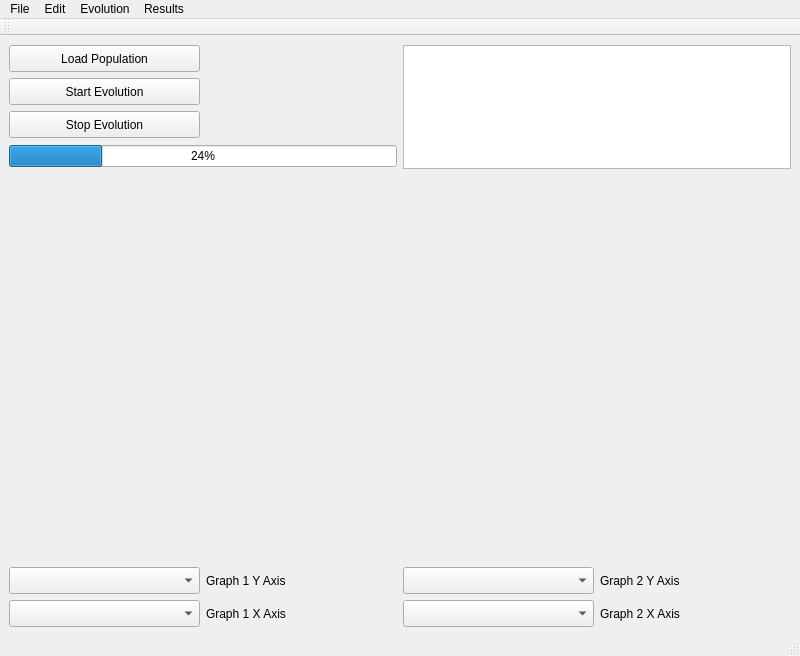
<?xml version="1.0" encoding="UTF-8"?>
<ui version="4.0">
 <class>MainWindow</class>
 <widget class="QMainWindow" name="MainWindow">
  <property name="geometry">
   <rect>
    <x>0</x>
    <y>0</y>
    <width>800</width>
    <height>656</height>
   </rect>
  </property>
  <property name="sizePolicy">
   <sizepolicy hsizetype="Expanding" vsizetype="Expanding">
    <horstretch>0</horstretch>
    <verstretch>0</verstretch>
   </sizepolicy>
  </property>
  <property name="minimumSize">
   <size>
    <width>800</width>
    <height>600</height>
   </size>
  </property>
  <property name="windowTitle">
   <string>ugp3-gui</string>
  </property>
  <widget class="QWidget" name="centralwidget">
   <property name="sizePolicy">
    <sizepolicy hsizetype="Expanding" vsizetype="Expanding">
     <horstretch>1</horstretch>
     <verstretch>1</verstretch>
    </sizepolicy>
   </property>
   <property name="minimumSize">
    <size>
     <width>800</width>
     <height>600</height>
    </size>
   </property>
   <layout class="QGridLayout" name="gridLayout">
    <item row="1" column="0">
     <widget class="QPushButton" name="pushButton_StartEvolution">
      <property name="sizePolicy">
       <sizepolicy hsizetype="Preferred" vsizetype="Fixed">
        <horstretch>0</horstretch>
        <verstretch>0</verstretch>
       </sizepolicy>
      </property>
      <property name="maximumSize">
       <size>
        <width>191</width>
        <height>27</height>
       </size>
      </property>
      <property name="text">
       <string>Start Evolution</string>
      </property>
     </widget>
    </item>
    <item row="2" column="0">
     <widget class="QPushButton" name="pushButton_StopEvolution">
      <property name="sizePolicy">
       <sizepolicy hsizetype="Preferred" vsizetype="Fixed">
        <horstretch>0</horstretch>
        <verstretch>0</verstretch>
       </sizepolicy>
      </property>
      <property name="maximumSize">
       <size>
        <width>191</width>
        <height>27</height>
       </size>
      </property>
      <property name="text">
       <string>Stop Evolution</string>
      </property>
     </widget>
    </item>
    <item row="0" column="0">
     <widget class="QPushButton" name="pushButton_LoadPopulation">
      <property name="sizePolicy">
       <sizepolicy hsizetype="Preferred" vsizetype="Fixed">
        <horstretch>0</horstretch>
        <verstretch>0</verstretch>
       </sizepolicy>
      </property>
      <property name="maximumSize">
       <size>
        <width>191</width>
        <height>27</height>
       </size>
      </property>
      <property name="text">
       <string>Load Population</string>
      </property>
     </widget>
    </item>
    <item row="3" column="0" colspan="2">
     <widget class="QProgressBar" name="progressBar">
      <property name="value">
       <number>24</number>
      </property>
     </widget>
    </item>
    <item row="0" column="2" rowspan="4" colspan="2">
     <widget class="QTextEdit" name="textEdit">
      <property name="minimumSize">
       <size>
        <width>386</width>
        <height>124</height>
       </size>
      </property>
     </widget>
    </item>
    <item row="4" column="0" colspan="2">
     <widget class="QwtPlot" name="qwtPlotLeft"/>
    </item>
    <item row="4" column="2" colspan="2">
     <widget class="QwtPlot" name="qwtPlotRight"/>
    </item>
    <item row="9" column="1">
     <widget class="QLabel" name="label">
      <property name="text">
       <string>Graph 1 X Axis</string>
      </property>
     </widget>
    </item>
    <item row="6" column="1">
     <widget class="QLabel" name="label_2">
      <property name="text">
       <string>Graph 1 Y Axis</string>
      </property>
     </widget>
    </item>
    <item row="9" column="3">
     <widget class="QLabel" name="label_4">
      <property name="text">
       <string>Graph 2 X Axis</string>
      </property>
     </widget>
    </item>
    <item row="9" column="0">
     <widget class="QComboBox" name="comboBox_1X">
      <property name="maximumSize">
       <size>
        <width>191</width>
        <height>27</height>
       </size>
      </property>
     </widget>
    </item>
    <item row="6" column="0">
     <widget class="QComboBox" name="comboBox_1Y">
      <property name="maximumSize">
       <size>
        <width>191</width>
        <height>27</height>
       </size>
      </property>
     </widget>
    </item>
    <item row="6" column="3">
     <widget class="QLabel" name="label_3">
      <property name="text">
       <string>Graph 2 Y Axis</string>
      </property>
     </widget>
    </item>
    <item row="9" column="2">
     <widget class="QComboBox" name="comboBox_2X">
      <property name="maximumSize">
       <size>
        <width>191</width>
        <height>27</height>
       </size>
      </property>
     </widget>
    </item>
    <item row="6" column="2">
     <widget class="QComboBox" name="comboBox_2Y">
      <property name="maximumSize">
       <size>
        <width>191</width>
        <height>27</height>
       </size>
      </property>
     </widget>
    </item>
   </layout>
  </widget>
  <widget class="QMenuBar" name="menubar">
   <property name="geometry">
    <rect>
     <x>0</x>
     <y>0</y>
     <width>800</width>
     <height>25</height>
    </rect>
   </property>
   <widget class="QMenu" name="menuFile">
    <property name="title">
     <string>File</string>
    </property>
    <addaction name="action_LoadPopulation"/>
    <addaction name="action_LoadStatus"/>
    <addaction name="separator"/>
    <addaction name="action_AddPopulation"/>
   </widget>
   <widget class="QMenu" name="menuEdit">
    <property name="title">
     <string>Edit</string>
    </property>
    <addaction name="action_EditConstraints"/>
    <addaction name="action_EditPopulation"/>
    <addaction name="action_EditEvaluator"/>
    <addaction name="action_EditLogging"/>
   </widget>
   <widget class="QMenu" name="menuEvolution">
    <property name="title">
     <string>Evolution</string>
    </property>
    <addaction name="action_StartEvolution"/>
    <addaction name="action_StopEvolution"/>
   </widget>
   <widget class="QMenu" name="menuResults">
    <property name="title">
     <string>Results</string>
    </property>
    <addaction name="action_ViewBestIndividual"/>
    <addaction name="action_ViewPopulation"/>
   </widget>
   <addaction name="menuFile"/>
   <addaction name="menuEdit"/>
   <addaction name="menuEvolution"/>
   <addaction name="menuResults"/>
  </widget>
  <widget class="QStatusBar" name="statusbar"/>
  <widget class="QToolBar" name="toolBar">
   <property name="windowTitle">
    <string>toolBar</string>
   </property>
   <attribute name="toolBarArea">
    <enum>TopToolBarArea</enum>
   </attribute>
   <attribute name="toolBarBreak">
    <bool>false</bool>
   </attribute>
  </widget>
  <action name="action_LoadPopulation">
   <property name="text">
    <string>Load &amp;Population</string>
   </property>
  </action>
  <action name="action_Save">
   <property name="text">
    <string>&amp;Save Status</string>
   </property>
  </action>
  <action name="action_LoadStatus">
   <property name="text">
    <string>Load &amp;Status</string>
   </property>
  </action>
  <action name="action_AddPopulation">
   <property name="text">
    <string>&amp;Add Population</string>
   </property>
  </action>
  <action name="action_EditPopulation">
   <property name="text">
    <string>Edit &amp;Population</string>
   </property>
  </action>
  <action name="action_StartEvolution">
   <property name="text">
    <string>&amp;Start Evolution</string>
   </property>
  </action>
  <action name="action_StopEvolution">
   <property name="text">
    <string>Sto&amp;p Evolution</string>
   </property>
  </action>
  <action name="action_EditEvaluator">
   <property name="text">
    <string>Edit &amp;Evaluator</string>
   </property>
  </action>
  <action name="action_EditConstraints">
   <property name="text">
    <string>Edit &amp;Constraints</string>
   </property>
  </action>
  <action name="action_EditLogging">
   <property name="text">
    <string>Edit &amp;Logging</string>
   </property>
  </action>
  <action name="action_ViewBestIndividual">
   <property name="text">
    <string>View &amp;Best Individual</string>
   </property>
  </action>
  <action name="action_ViewPopulation">
   <property name="text">
    <string>View &amp;Population</string>
   </property>
  </action>
 </widget>
 <customwidgets>
  <customwidget>
   <class>QwtPlot</class>
   <extends>QFrame</extends>
   <header>qwt_plot.h</header>
  </customwidget>
 </customwidgets>
 <resources/>
 <connections/>
</ui>
